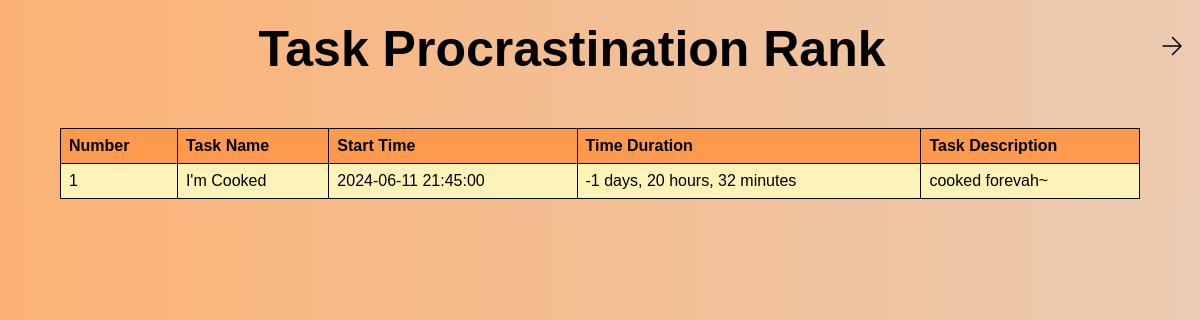
/rank, run on an earlier commit of the app's database.
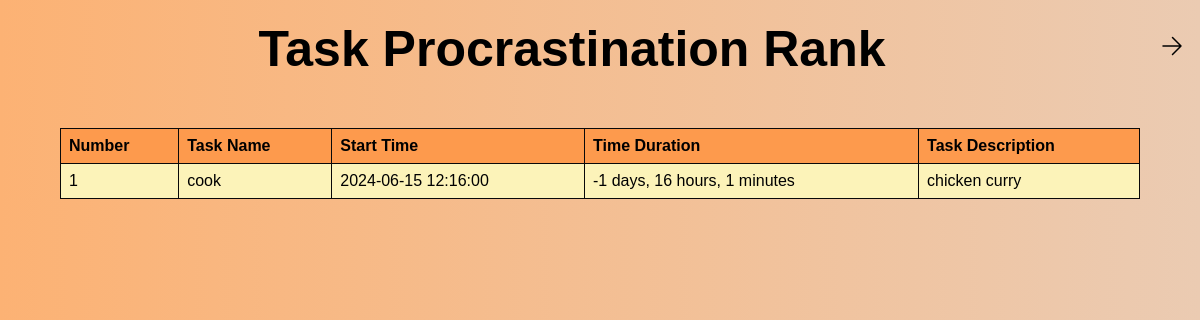
And on a later commit of the database.
### test.py (models this page shows)
class Task(db.Model):
    id = db.Column(db.Integer, primary_key=True)
    task_name = db.Column(db.String(150), nullable=False)
    task_description = db.Column(db.Text, nullable=False)
    task_date = db.Column(db.DateTime, nullable=False, default=datetime.utcnow)
    completion_time = db.Column(db.DateTime, nullable=True)

### test.py (the view)
@app.route('/rank')
def rank():
    tasks = Task.query.all()
    sorted_tasks = []
    for task in tasks:
        if task.completion_time is not None:
            procrastination_level = task.completion_time - task.task_date
            sorted_tasks.append((task, procrastination_level))
    sorted_tasks.sort(key=lambda x: x[1], reverse=True)
    return render_template('rank.html', tasks=sorted_tasks)

### templates/rank.html (shortened to what this page needs)
<!DOCTYPE html>
<html>
<head>
    <link rel="stylesheet" href="{{ url_for('static', filename='css/rank.css') }}">
</head>
<body>
    <header>
        <nav>
            <ul>
                <li style="float:right; list-style-type: none;">
                    <a href="{{ url_for('homepage') }}">
                        <svg width="24px" height="24px" viewBox="0 0 24 24" stroke-width="1.5" fill="none" xmlns="http://www.w3.org/2000/svg" color="#000000">
                            <path d="M3 12L21 12M21 12L12.5 3.5M21 12L12.5 20.5" stroke="#000000" stroke-width="1.5" stroke-linecap="round" stroke-linejoin="round"></path>
                        </svg>
                    </a>
                </li>
            </ul>
        </nav>
    </header>
    <h1>Task Procrastination Rank</h1>
    <table border="1">
        <tr>
            <th>Number</th>
            <th>Task Name</th>
            <th>Start Time</th>
            <th>Time Duration</th>
            <th>Task Description</th>
        </tr>
        {% for task, procrastination_level in tasks %}
        <tr>
            <td>{{ loop.index }}</td>
            <td>{{ task.task_name }}</td>
            <td>{{ task.task_date.strftime('%Y-%m-%d %H:%M:%S') }}</td>
            <td>{{ procrastination_level.days }} days, {{ procrastination_level.seconds // 3600 }} hours, {{ (procrastination_level.seconds // 60) % 60 }} minutes</td>
            <td>{{ task.task_description }}</td>
        </tr>
        {% endfor %}
    </table>
</body>
</html>

### static/css/rank.css (style rules this page uses)
body { font-family: Arial, sans-serif; margin: 0; padding: 0; background-image: linear-gradient(to right, rgb(252, 178, 116), rgb(235, 203, 178)); }
h1 { font-size: 50px; text-align: center; margin-top: 20px; margin-bottom: 50px; }
table { width: 90%; border-collapse: collapse; margin: 0 auto; }
th, td { border: 1px solid #090909; padding: 8px; text-align: left; }
th { background-color: #fd9a4d; }
tr:nth-child(even) { background-color: #fcf3b9; }
tr:nth-child(odd) { background-color: #fcf3b9; }
li { float: left; }
li a { display: block; color: rgb(0, 0, 0); text-align: center; padding: 14px 16px; text-decoration: none; }

What changed in the data, as far as the page shows it:
changed Task: task_name "I'm Cooked" → "cook"; task_date "2024-06-11 21:45:00" → "2024-06-15 12:16:00"; seconds "20" → "16"; (procrastination_level.seconds//60)%60 "32" → "1"; task_description "cooked forevah~" → "chicken curry"
